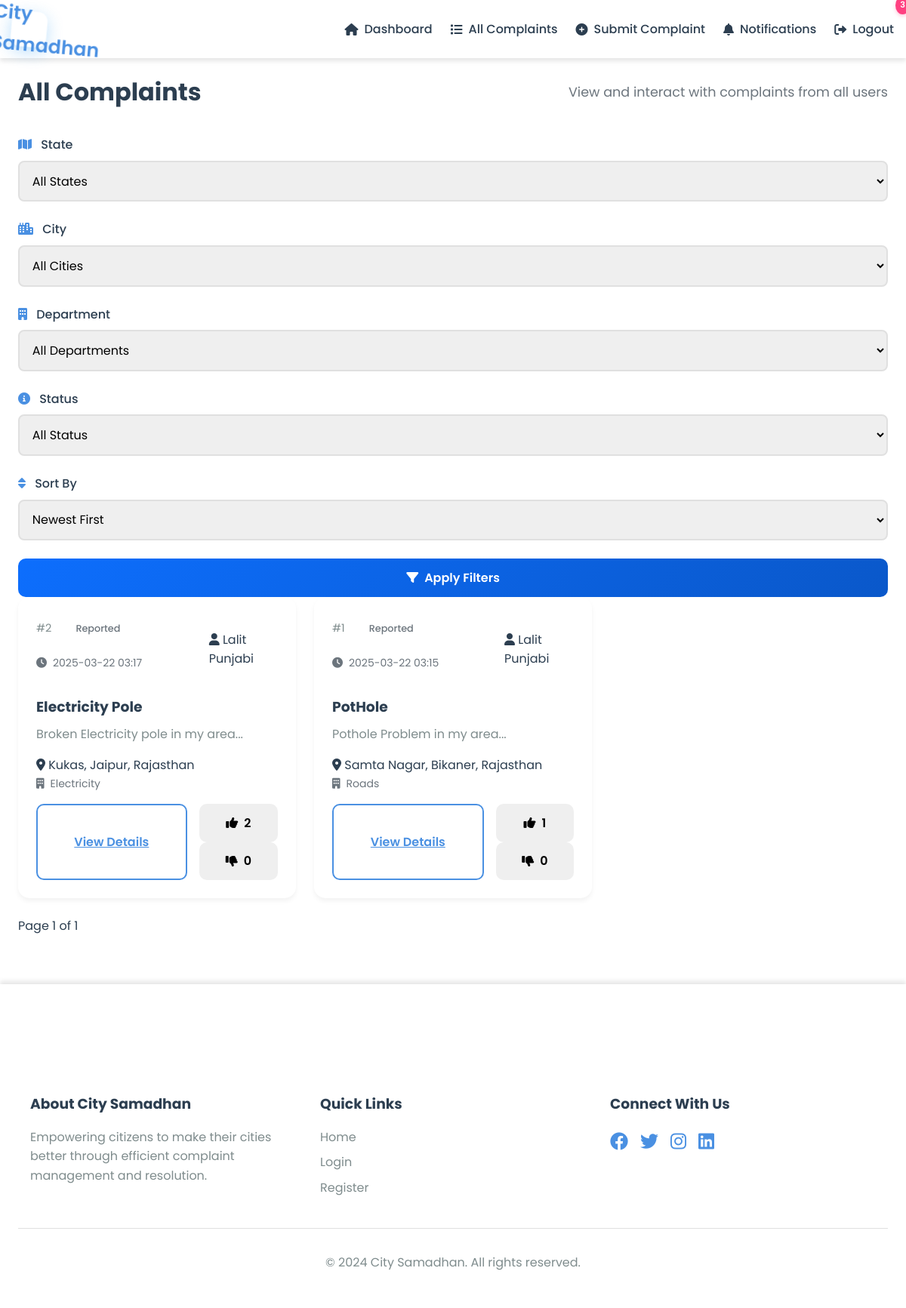
The page /all_complaints (signed in) on the database as committed earlier.
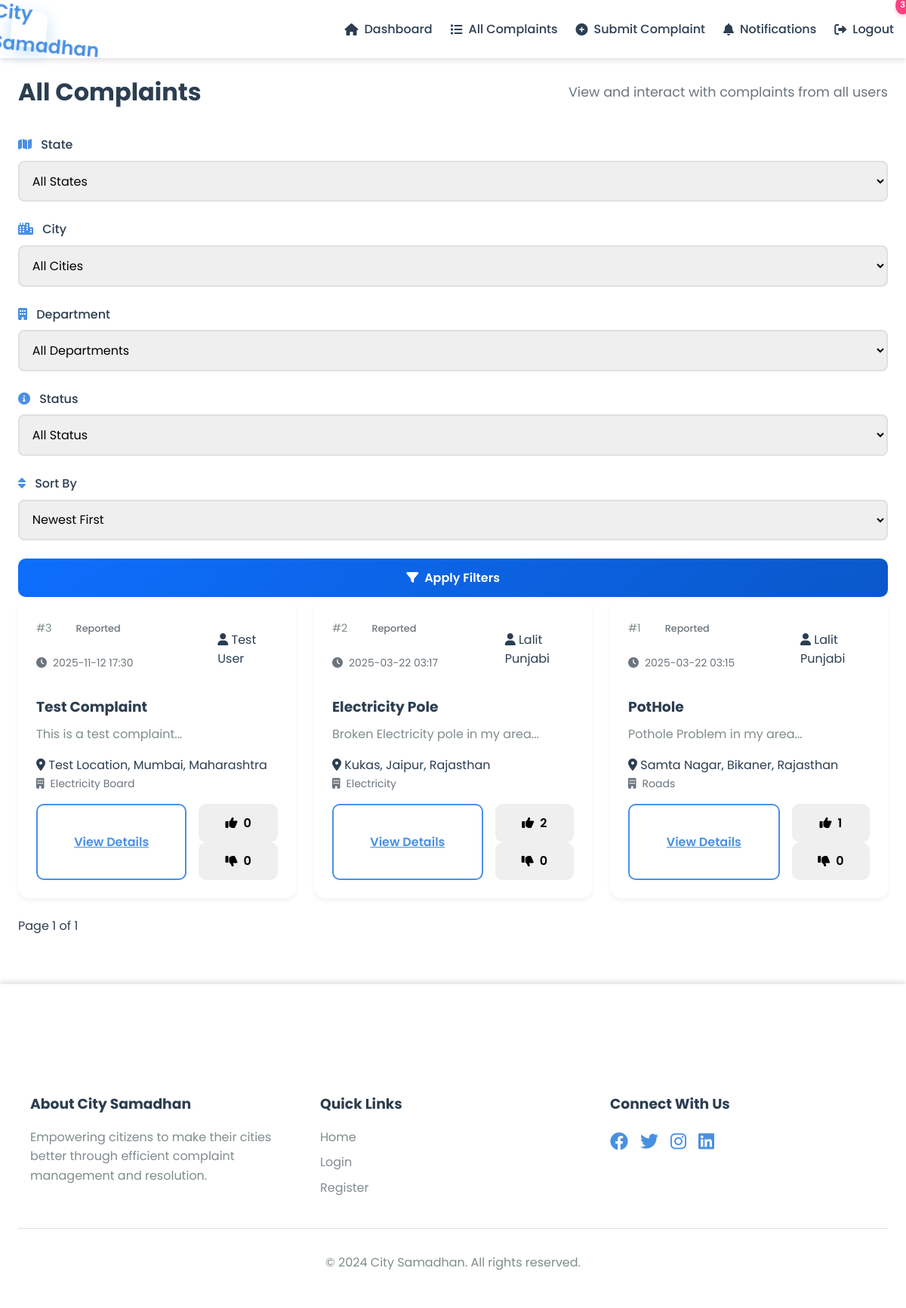
The same page on the database as committed later.
### app.py (models this page shows)
class Complaint(db.Model):
    id = db.Column(db.Integer, primary_key=True)
    title = db.Column(db.String(200), nullable=False)
    description = db.Column(db.Text, nullable=False)
    location = db.Column(db.String(200), nullable=False)
    state = db.Column(db.String(100), nullable=False)
    city = db.Column(db.String(100), nullable=False)
    department = db.Column(db.String(100), nullable=False)
    status = db.Column(db.String(50), default='Reported')
    timestamp = db.Column(db.DateTime, default=datetime.utcnow)
    user_id = db.Column(db.Integer, db.ForeignKey('user.id'), nullable=False)
    parent_complaint_id = db.Column(db.Integer, db.ForeignKey('complaint.id'), nullable=True)
    upvotes = db.Column(db.Integer, default=0)
    downvotes = db.Column(db.Integer, default=0)
    latitude = db.Column(db.Float)
    longitude = db.Column(db.Float)
    photo = db.Column(db.String(200))
    is_thread = db.Column(db.Boolean, default=False)
    thread_count = db.Column(db.Integer, default=0)
    replies = db.relationship('Complaint',
                            backref=db.backref('parent_complaint', remote_side=[id]),
                            lazy='dynamic')

class User(db.Model):
    id = db.Column(db.Integer, primary_key=True)
    name = db.Column(db.String(100), nullable=False)
    email = db.Column(db.String(100), unique=True, nullable=False)
    phone = db.Column(db.String(15), nullable=False)
    password = db.Column(db.String(100), nullable=False)
    city = db.Column(db.String(100), nullable=False)
    state = db.Column(db.String(100), nullable=False)
    notifications_enabled = db.Column(db.Boolean, default=True)
    complaints = db.relationship('Complaint', backref='author', lazy=True)
    votes = db.relationship('Vote', backref='voter', lazy=True)
    reports = db.relationship('Report', backref='reporter', lazy=True)

### app.py (the view)
@app.route('/all_complaints')
def all_complaints():
    if not session.get('logged_in'):
        return redirect(url_for('login'))
    page = request.args.get('page', 1, type=int)
    per_page = 12  # Number of complaints per page
    state = request.args.get('state', '')
    city = request.args.get('city', '')
    department = request.args.get('department', '')
    status = request.args.get('status', '')
    sort = request.args.get('sort', 'newest')
    query = Complaint.query
    if state:
        query = query.filter_by(state=state)
    if city:
        query = query.filter_by(city=city)
    if department:
        query = query.filter_by(department=department)
    if status:
        query = query.filter_by(status=status)
    if sort == 'newest':
        query = query.order_by(Complaint.timestamp.desc())
    elif sort == 'oldest':
        query = query.order_by(Complaint.timestamp.asc())
    elif sort == 'most_upvoted':
        query = query.order_by(Complaint.upvotes.desc())
    total = query.count()
    total_pages = (total + per_page - 1) // per_page
    complaints = query.paginate(page=page, per_page=per_page, error_out=False).items
    return render_template(
        'all_complaints.html',
        complaints=complaints,
        page=page,
        total_pages=total_pages,
        states=INDIAN_CITIES['states'].keys(),
        cities=INDIAN_CITIES['states'],
        departments=DEPARTMENT_INFO.keys(),
        selected_state=state,
        selected_city=city,
        selected_department=department,
        selected_status=status,
        selected_sort=sort
    )

### app.py (called while the page is built)
@app.context_processor
def inject_notifications():
    if session.get('logged_in'):
        user_id = session.get('user_id')
        unread_count = Notification.query.filter_by(user_id=user_id, read=False).count()
        recent_notifications = Notification.query.filter_by(user_id=user_id).order_by(Notification.timestamp.desc()).limit(5).all()
        return {
            'unread_notifications_count': unread_count,
            'recent_notifications': recent_notifications
        }
    return {
        'unread_notifications_count': 0,
        'recent_notifications': []
    }

### templates/all_complaints.html (shortened to what this page needs)
{% extends "base.html" %}
{% block content %}
<div class="all-complaints-container">
    <div class="section-header">
        <h1>All Complaints</h1>
        <p>View and interact with complaints from all users</p>
    </div>
    <div class="filters-section">
        <form method="GET" class="filter-form">
            <div class="form-group">
                <label for="state">
                    <i class="fas fa-map"></i>
                    State
                </label>
                <select id="state" name="state" onchange="updateCities()">
                    <option value="">All States</option>
                </select>
            </div>
            <div class="form-group">
                <label for="city">
                    <i class="fas fa-city"></i>
                    City
                </label>
                <select id="city" name="city">
                    <option value="">All Cities</option>
                </select>
            </div>
            <div class="form-group">
                <label for="department">
                    <i class="fas fa-building"></i>
                    Department
                </label>
                <select id="department" name="department">
                    <option value="">All Departments</option>
                </select>
            </div>
            <div class="form-group">
                <label for="status">
                    <i class="fas fa-info-circle"></i>
                    Status
                </label>
                <select id="status" name="status">
                    <option value="">All Status</option>
                </select>
            </div>
            <div class="form-group">
                <label for="sort">
                    <i class="fas fa-sort"></i>
                    Sort By
                </label>
                <select id="sort" name="sort">
                    <option value="newest" {% if 'newest' == selected_sort %}selected{% endif %}>Newest First</option>
                </select>
            </div>
            <button type="submit" class="btn btn-primary">
                <i class="fas fa-filter"></i>
                Apply Filters
            </button>
        </form>
    </div>
    {% if complaints %}
    <div class="complaints-grid">
        {% for complaint in complaints %}
        <div class="complaint-card">
            <div class="complaint-header">
                <div class="complaint-meta">
                    <span class="complaint-id">#{{ complaint.id }}</span>
                    <span class="status-badge {{ complaint.status.lower() }}">
                        {{ complaint.status }}
                    </span>
                    <span class="timestamp">
                        <i class="fas fa-clock"></i> {{ complaint.timestamp.strftime('%Y-%m-%d %H:%M') }}
                    </span>
                </div>
                <div class="complaint-author">
                    <i class="fas fa-user"></i>
                    {{ complaint.author.name }}
                </div>
            </div>
            <h3>{{ complaint.title }}</h3>
            <p class="complaint-desc">{{ complaint.description[:150] }}...</p>
            <div class="complaint-location">
                <i class="fas fa-map-marker-alt"></i>
                {{ complaint.location }}, {{ complaint.city }}, {{ complaint.state }}
            </div>
            <div class="complaint-meta">
                <span>
                    <i class="fas fa-building"></i>
                    {{ complaint.department }}
                </span>
            </div>
            <div class="complaint-actions">
                <a href="{{ url_for('view_complaint', complaint_id=complaint.id) }}" class="btn btn-secondary">
                    View Details
                </a>
                <div class="vote-buttons">
                    <button onclick="vote({{ complaint.id }}, 'upvote')" class="btn btn-vote">
                        <i class="fas fa-thumbs-up"></i> {{ complaint.upvotes }}
                    </button>
                    <button onclick="vote({{ complaint.id }}, 'downvote')" class="btn btn-vote">
                        <i class="fas fa-thumbs-down"></i> {{ complaint.downvotes }}
                    </button>
                </div>
            </div>
        </div>
        {% endfor %}
    </div>
    <div class="pagination">
        <span class="page-info">Page {{ page }} of {{ total_pages }}</span>
    </div>
    {% else %}
    <div class="no-complaints">
        <i class="fas fa-clipboard-list"></i>
        <p>No complaints found matching your filters.</p>
    </div>
    {% endif %}
</div>
{% endblock %}

### templates/base.html (shortened to what this page needs)
<!DOCTYPE html>
<html lang="en">
<head>
    <link rel="stylesheet" href="{{ url_for('static', filename='style.css') }}">
    <link rel="stylesheet" href="https://cdnjs.cloudflare.com/ajax/libs/font-awesome/6.0.0/css/all.min.css">
</head>
<body>
    <header>
        <nav>
            <a href="{{ url_for('home') }}" class="logo">
                City Samadhan
            </a>
            <div class="nav-links">
                {% if session.get('logged_in') %}
                    <a href="{{ url_for('dashboard') }}">
                        <i class="fas fa-home"></i> Dashboard
                    </a>
                    <a href="{{ url_for('all_complaints') }}">
                        <i class="fas fa-list"></i> All Complaints
                    </a>
                    <a href="{{ url_for('submit_complaint') }}">
                        <i class="fas fa-plus-circle"></i> Submit Complaint
                    </a>
                    <a href="{{ url_for('notifications') }}">
                        <i class="fas fa-bell"></i> Notifications
                        {% if unread_notifications_count > 0 %}
                            <span class="notification-badge">{{ unread_notifications_count }}</span>
                        {% endif %}
                    </a>
                    <a href="{{ url_for('logout') }}">
                        <i class="fas fa-sign-out-alt"></i> Logout
                    </a>
                {% endif %}
            </div>
        </nav>
    </header>
    <main class="container">
        {% block content %}{% endblock %}
    </main>
    <footer class="footer">
        <div class="container">
            <div class="footer-content">
                <div class="footer-section">
                    <h3>About City Samadhan</h3>
                    <p>Empowering citizens to make their cities better through efficient complaint management and resolution.</p>
                </div>
                <div class="footer-section">
                    <h3>Quick Links</h3>
                    <ul>
                        <li><a href="{{ url_for('all_complaints') }}">Home</a></li>
                        <li><a href="{{ url_for('login') }}">Login</a></li>
                        <li><a href="{{ url_for('register') }}">Register</a></li>
                    </ul>
                </div>
                <div class="footer-section">
                    <h3>Connect With Us</h3>
                    <div class="social-links">
                        <a href="#"><i class="fab fa-facebook"></i></a>
                        <a href="#"><i class="fab fa-twitter"></i></a>
                        <a href="#"><i class="fab fa-instagram"></i></a>
                        <a href="#"><i class="fab fa-linkedin"></i></a>
                    </div>
                </div>
            </div>
            <div class="footer-bottom">
                <p>&copy; 2024 City Samadhan. All rights reserved.</p>
            </div>
        </div>
    </footer>
</body>
</html>

### templates/base.html (style rules this page uses)
* { margin: 0; padding: 0; box-sizing: border-box; font-family: 'Poppins', sans-serif; }
body { background-color: var(--bg-color); color: var(--text-color); transition: background-color 0.3s ease, color 0.3s ease; line-height: 1.6; }
.logo { width: 45px; height: 45px; background: linear-gradient(135deg, var(--gradient-start), var(--gradient-end)); border-radius: 12px; display: flex; align-items: center; justify-content: center; transition: all 0.3s ease; box-shadow: 0 4px 15px rgba(33, 150, 243, 0.2); }
.nav-links { display: flex; gap: 1.5rem; align-items: center; }
.notification-badge { position: absolute; top: -5px; right: -5px; background: #ff4081; color: white; border-radius: 50%; padding: 3px 6px; font-size: 0.7em; min-width: 18px; text-align: center; font-weight: 600; box-shadow: 0 2px 5px rgba(255, 64, 129, 0.3); }

Rows that differ between the two databases and show on the page:
added Complaint: id "3", status "Reported", timestamp "2025-11-12 17:30", author.name "Test User", title "Test Complaint", description "This is a test complaint", location "Test Location", city "Mumbai", state "Maharashtra", department "Electricity Board", upvotes "0", downvotes "0"
